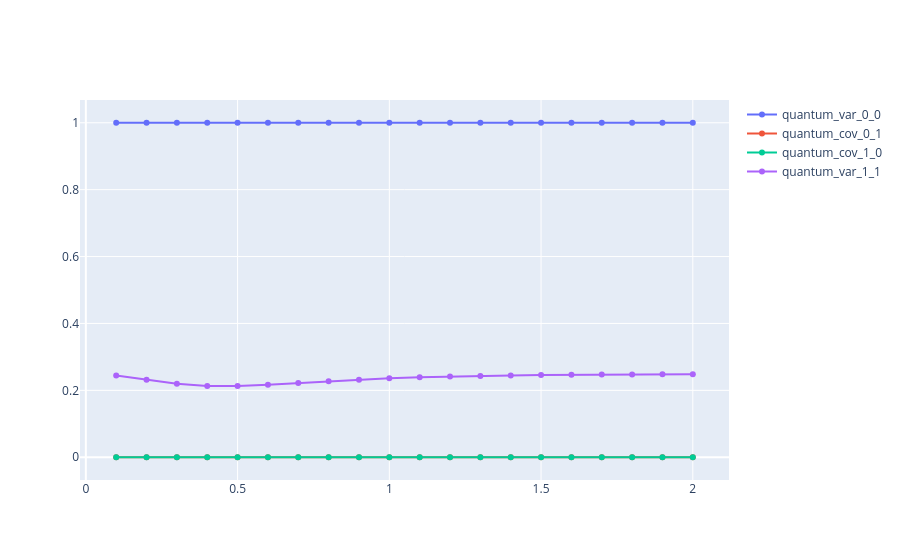

Here is the notebook cell this chart was saved with:
### Code cell
temp_df = create_dataframe_from_numpy_array(
    grid_spacing.grid_spacing,
    quantum_result["covariance_matrix_for_entire_distribution"],
)
qfi_bounds = StatisticalBounds("quantum", temp_df.copy())

qfi_bounds.generate_figure()

### Figure 1 — Plotly figure (JSON) as saved in the notebook; plotly's stock layout.template omitted (floating-point values rounded to 4 significant figures)
{"data": [{"mode": "lines+markers", "name": "quantum_var_0_0", "type": "scatter", "x": [0.1, 0.2, 0.3, 0.4, 0.5, 0.6, 0.7, 0.8, 0.9, 1.0, 1.1, 1.2, 1.3, 1.4, 1.5, 1.6, 1.7, 1.8, 1.9, 2], "y": [1.0, 1.0, 1.0, 1, 1, 1, 1.0, 1.0, 1, 1, 1.0, 1.0, 1.0, 1, 1, 1, 1, 1, 1.0, 1]}, {"mode": "lines+markers", "name": "quantum_cov_0_1", "type": "scatter", "x": [0.1, 0.2, 0.3, 0.4, 0.5, 0.6, 0.7, 0.8, 0.9, 1.0, 1.1, 1.2, 1.3, 1.4, 1.5, 1.6, 1.7, 1.8, 1.9, 2], "y": [5.551e-17, 1.374e-15, -6.592e-16, 7.286e-17, -9.714e-17, 2.082e-17, 1.388e-17, 0, -6.939e-18, -3.469e-18, -5.204e-18, 1.735e-18, -5.204e-18, -1.735e-18, -1.735e-18, -1.301e-18, -1.301e-18, -8.674e-19, 1.301e-18, 0]}, {"mode": "lines+markers", "name": "quantum_cov_1_0", "type": "scatter", "x": [0.1, 0.2, 0.3, 0.4, 0.5, 0.6, 0.7, 0.8, 0.9, 1.0, 1.1, 1.2, 1.3, 1.4, 1.5, 1.6, 1.7, 1.8, 1.9, 2], "y": [3.608e-16, -2.22e-16, 1.804e-16, 1.527e-16, -1.249e-16, -2.776e-17, 4.163e-17, 8.327e-17, -6.939e-18, -6.939e-18, 9.021e-17, 6.939e-18, -3.816e-17, 5.204e-17, -3.816e-17, -5.204e-17, 3.469e-17, 2.776e-17, -7.633e-17, 3.469e-18]}, {"mode": "lines+markers", "name": "quantum_var_1_1", "type": "scatter", "x": [0.1, 0.2, 0.3, 0.4, 0.5, 0.6, 0.7, 0.8, 0.9, 1.0, 1.1, 1.2, 1.3, 1.4, 1.5, 1.6, 1.7, 1.8, 1.9, 2], "y": [0.2445, 0.2319, 0.2196, 0.213, 0.2127, 0.2164, 0.2218, 0.2272, 0.232, 0.2359, 0.239, 0.2413, 0.2431, 0.2445, 0.2456, 0.2464, 0.2471, 0.2476, 0.248, 0.2483]}], "layout": {"scene": {"xaxis": {"title": {"text": "Spacing"}}, "yaxis": {"title": {"text": "Covariance Matrix"}}}}}
